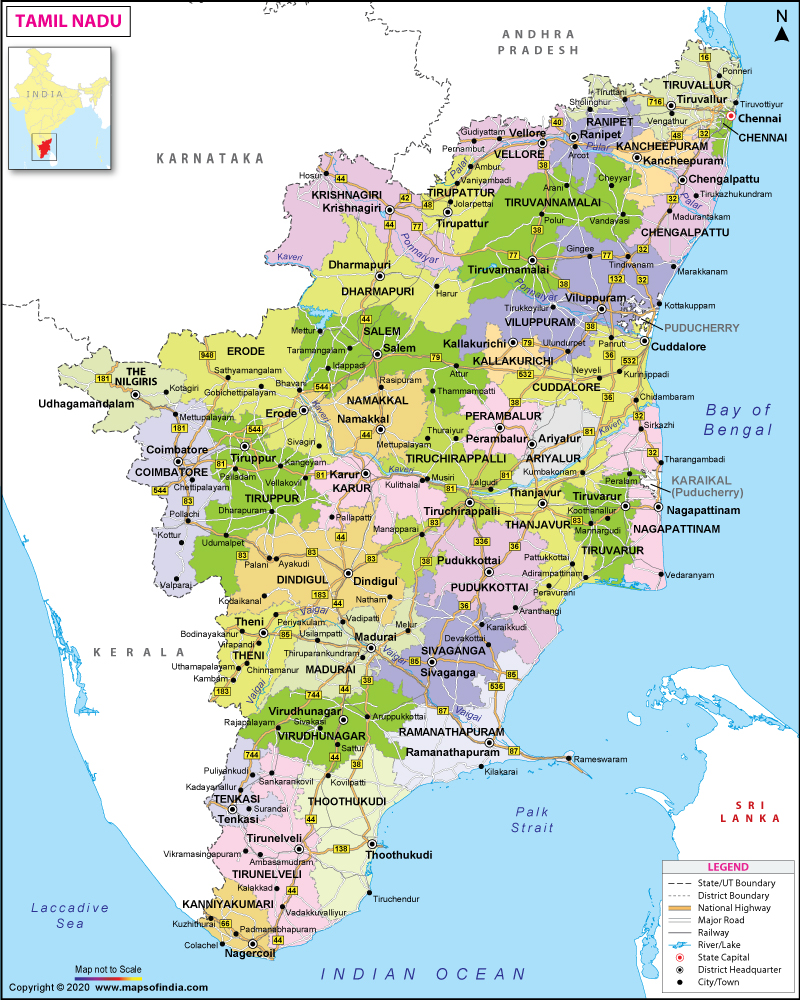
#> input picture tamilNadu2.jpg, 800 x 1000 px
$ python PointsCreation.py
#> lines starting #> are read from the running program, lines starting #| are printed output that depends on the picture
import cv2


# read image
img = cv2.imread('../tamilNadu2.jpg')
#> img is the input picture: shape (1000, 800, 3); mean B, G, R 205.6, 215.1, 199.8
#import cv2
import numpy as np

#This will display all the available mouse click events
events = [i for i in dir(cv2) if 'EVENT' in i]
print(events)

#This variable we use to store the pixel location
refPt = []
dic={}
#click event function
def click_event(event, x, y, flags, param):
    if event == cv2.EVENT_LBUTTONDOWN:
        pt=(x,y)
        loc = input('name : ')
        dic[loc]=pt
        print(dic)
        print(x,",",y)
#        cv2.waitKey(0)
        refPt.append([x,y])
        font = cv2.FONT_HERSHEY_SIMPLEX
        strXY = str(x)+", "+str(y)
        cv2.putText(img, strXY, (x,y), font, 0.5, (255,255,0), 2)
        cv2.imshow("image", img)

    if event == cv2.EVENT_RBUTTONDOWN:
        blue = img[y, x, 0]
        green = img[y, x, 1]
        red = img[y, x, 2]
        font = cv2.FONT_HERSHEY_SIMPLEX
        strBGR = str(blue)+", "+str(green)+","+str(red)
        cv2.putText(img, strBGR, (x,y), font, 0.5, (0,255,255), 2)
        cv2.imshow("image", img)
img = cv2.rotate(img, cv2.ROTATE_90_CLOCKWISE)
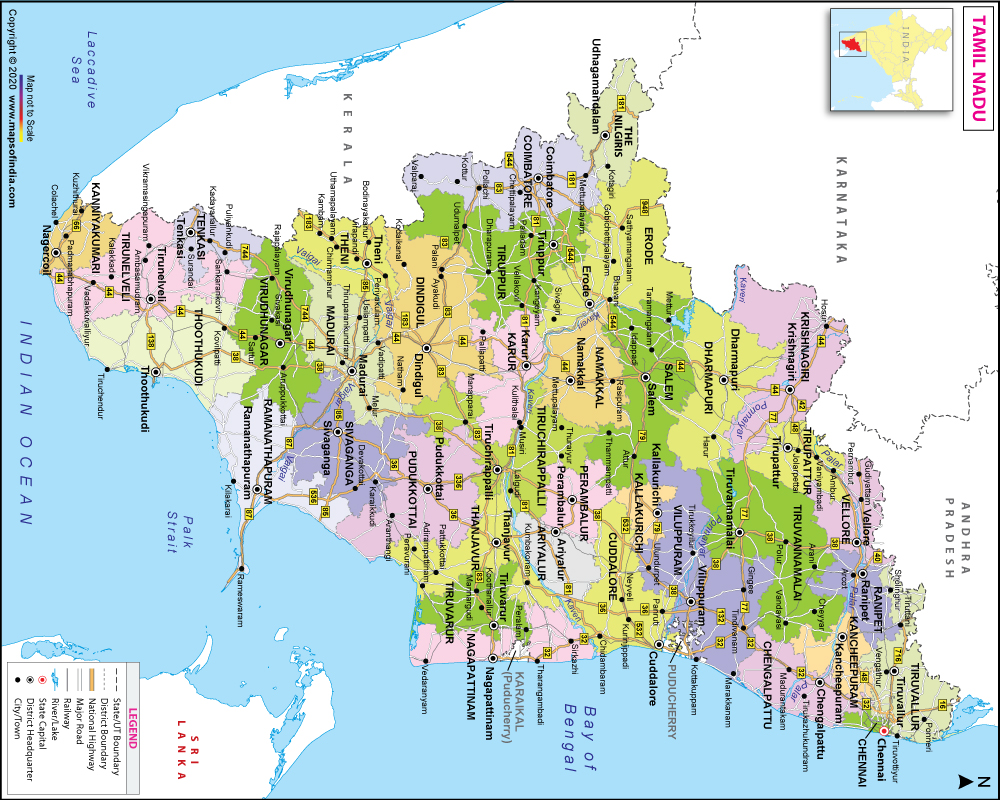
#> img: shape (800, 1000, 3); mean B, G, R 205.6, 215.1, 199.8

cv2.namedWindow('image',cv2.WINDOW_NORMAL)
# cv2.resizeWindow('image', 800,640)
# cv2.resizeWindow('image', img.shape[0]/1.5,600)
#Here, you need to change the image name and it's path according to your directory
#img = cv2.imread("D:/pictures/abc.jpg")
cv2.imshow("image", img)

#calling the mouse click event
cv2.setMouseCallback("image", click_event)

cv2.waitKey(0)
cv2.destroyAllWindows()
